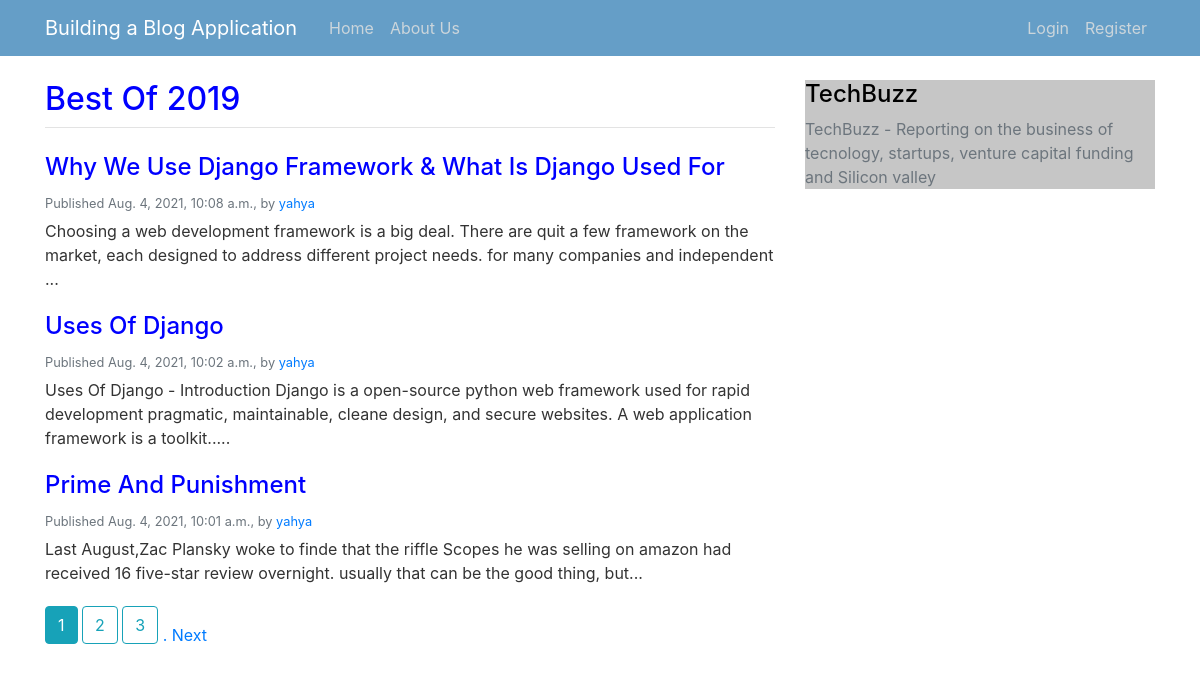
The page / on the database its author committed.
### blog/models.py (models this page shows, shortened)
class Post(models.Model):
    title = models.CharField(max_length=100)
    content = models.TextField()
    date_posted = models.DateTimeField(default=timezone.now)
    author = models.ForeignKey(User,on_delete=models.CASCADE)

### blog/views.py (the view)
# urls.py: path('',PostListView.as_view(),name='blog-home'),
class PostListView(ListView):
    model = Post
    template_name = 'blog/home.html'
    context_object_name = 'posts'
    ordering = ['-date_posted']
    paginate_by = 3

### blog/templates/blog/home.html (shortened to what this page needs)
{% extends "blog/base.html" %}
{% block content %}
  <article class="media content-section">
    <div class="media-body">
      <div class="page-metadata">
        <h2 class="article-content">Best Of 2019</h2>
      </div>
    </div>
  </article>
  {% for post in posts %}
  <article class="media content-section">
    <div class="media-body">
      <h4 ><a class="article-title" href="{% url 'post-detail' post.id %}">{{ post.title }}</a></h4>
      <div class="article-metadata">
        <small class="text-muted">Published {{ post.date_posted}}, by <a class="mr-2" href="{% url 'user-posts' post.author.username %}">{{ post.author }}</a></small>
      </div>
      <p class="article-content">{{ post.content }}</p>
    </div>
  </article>
  {% endfor %}
  {% if is_paginated %}
    {% for num in page_obj.paginator.page_range %}
      {% if page_obj.number == num %}
        <a class='btn btn-info mb-4' href="?page={{num}}">{{num}}</a>
      {% elif num > page_obj.number|add:'-3' and num < page_obj.number|add:'3' %}
        <a class='btn btn-outline-info mb-4' href="?page={{num}}">{{num}}</a>
      {% endif %}
    {% endfor %}
    {% if page_obj.has_next %}
      <a class='' href="?page={{ page_obj.paginator.num_pages }}"> . Next</a>
    {% endif %}
  {% endif %}
{% endblock content %}

### blog/templates/blog/base.html (style rules this page uses)
body { background: black; color: #333333; margin-top: 5rem; }
h1, h2, h3, h4, h5, h6 { color: blue; }
.page-metadata { padding-bottom: 1px; margin-bottom: 20px; border-bottom: 1px solid #e3e3e3 }
.content-section { background: #ffffff; margin-bottom: 5px; }
.article-title { color: blue; }
.article-content { white-space: pre-line; }
.article-metadata { padding-bottom: 1px; margin-bottom: 4px; }

### rows shown on the page
Post: title "Why We Use Django Framework & What Is Django Used For", date_posted "Aug. 4, 2021, 10:08 a.m.", author "yahya", content "Choosing a web development framework is a big deal. There are quit a few framework on the market, each designed to address different project needs. for many companies and independent ..."
Post: title "Uses Of Django", date_posted "Aug. 4, 2021, 10:02 a.m.", author "yahya", content "Uses Of Django - Introduction Django is a open-source python web framework used for rapid development pragmatic, maintainable, cleane design, and secure websites. A web application framework is a toolkit....."
Post: title "Prime And Punishment", date_posted "Aug. 4, 2021, 10:01 a.m.", author "yahya", content "Last August,Zac Plansky woke to finde that the riffle Scopes he was selling on amazon had received 16 five-star review overnight. usually that can be the good thing, but..."

### other values the page prints
{{ num }} "1"
{{ num }} "2" "3"
